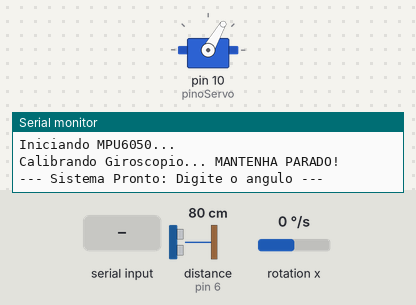
The sketch below on a simulated Arduino Uno, built with avr-gcc and run on an emulated ATmega328P. Shown: servo, the last lines printed to the serial monitor. Wiring (inferred from the names in the program): MPU-6050 motion sensor at I2C address 0x68. The inputs (shaded band) are chosen by the test bench; at power-on: rotation x 0 °/s, distance to the obstacle (sensor on pin 6) 80 cm. The echo pulse lasts 58.3 µs per cm.

Above: at 4.7 s.
4.8 s: "90,45\n" received over Serial
At 6.0 s:
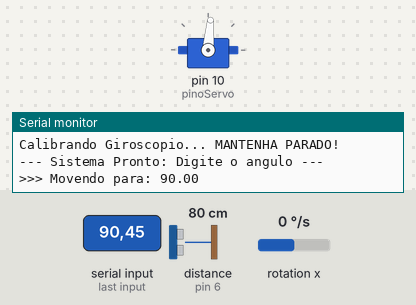
6.3 s: rotation x set to -27 °/s
9.3 s: rotation x set to -33 °/s
12.0 s: "30,150\n" received over Serial
At 15.0 s:
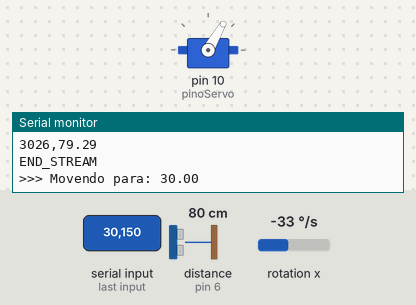
Timing chart, 0 to 16.0 s (numbered marks = the images above; inputs shaded):
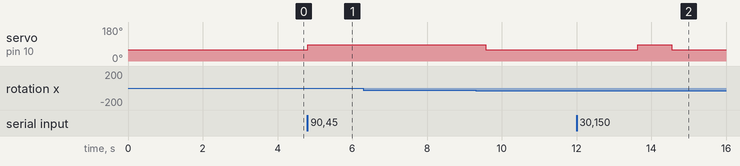

Measured:
- after the input at 4.8 s, servo on pin 10 (pinoServo): 60° → 85° at once
- after the input at 6.3 s, every drawn part: stays the same
- after the input at 12.0 s, servo on pin 10 (pinoServo): 60° → 85° after 1.6 s, → 60° 0.91 s later

The sketch:

Tribometro.ino
```cpp
#include <Servo.h>
#include <Wire.h>

Servo meuServo;

//  PINAGEM
const int pinoServo = 10;
const int pinoTrig = 7;
const int pinoEcho = 6;

// CALIBRAÇÃO DO SERVO (Rotação Contínua)
const int pontoMorto = 60;
const int velocidadePositiva = 85;
const int velocidadeNegativa = 40;

// Endereço do Giroscópio
const int MPU_ADDR = 0x68;

// Variáveis Globais
float anguloAtualX = 0;
float erroGiroX = 0;
unsigned long tempoAnteriorGiro = 0;
unsigned long tempoAnteriorSonar = 0;


// SETUP

void setup() {
  Serial.begin(9600);
  Wire.begin();

  // Configuração dos Pinos
  pinMode(pinoTrig, OUTPUT);
  pinMode(pinoEcho, INPUT);
  meuServo.attach(pinoServo);
  meuServo.write(pontoMorto);

  // Inicializa MPU6050
  Serial.println("Iniciando MPU6050...");
  Wire.beginTransmission(MPU_ADDR);
  Wire.write(0x6B);
  Wire.write(0);
  Wire.endTransmission(true);

  // Calibração do Giroscópio
  Serial.println("Calibrando Giroscopio... MANTENHA PARADO!");
  long soma = 0;
  // Precisamos da função lerGiroX_Raw aqui, ela está definida no fim do arquivo
  for(int i = 0; i < 1000; i++) {
    soma += lerGiroX_Raw();
    delay(3);
  }
  erroGiroX = soma / 1000.0;

  // MENSAGEM
  Serial.println("--- Sistema Pronto: Digite o angulo ---");

  tempoAnteriorGiro = millis();
}


// LOOP PRINCIPAL

void loop() {
  // Mantém o ângulo atualizado o tempo todo
  atualizarAnguloX();

  if (Serial.available() > 0) {
    // Lê a string inteira até o 'Enter' para limpar o buffer corretamente
    String leitura = Serial.readStringUntil('\n');
    leitura.trim(); // Remove espaços extras

    if (leitura.length() > 0) {
      float anguloAlvo = leitura.toFloat();

      // Se recebeu um ângulo válido (diferente de zero), executa a sequência
      if (anguloAlvo != 0) {
        // 1. Move a rampa
        moverAteAngulo(anguloAlvo);

        // 2. Grava os dados da descida
        executarStreamingDados();
      }
    }
  }
}


// FUNÇÕES AUXILIARES

// 1. Lógica do Giroscópio (Leitura RAW)
int16_t lerGiroX_Raw() {
  Wire.beginTransmission(MPU_ADDR);
  Wire.write(0x43); // Registrador do Eixo X do Giroscópio
  Wire.endTransmission(false);
  Wire.requestFrom(MPU_ADDR, 2, true);

  int16_t eixoX = Wire.read() << 8 | Wire.read();
  return eixoX;
}

// 2. Atualização do Ângulo (Integração no tempo)
void atualizarAnguloX() {
  unsigned long tempoAtual = millis();
  float dt = (tempoAtual - tempoAnteriorGiro) / 1000.0;
  tempoAnteriorGiro = tempoAtual;

  float leituraRaw = lerGiroX_Raw();
  float velocidadeAngular = (leituraRaw - erroGiroX) / 131.0;

  // Zona morta para evitar drift quando parado
  if (abs(velocidadeAngular) < 1.5) {
    velocidadeAngular = 0;
  }

  anguloAtualX += velocidadeAngular * dt;
}

// 3. Movimento do Motor
void moverAteAngulo(float grausDesejados) {
  anguloAtualX = 0; // Zera para movimento relativo

  Serial.print(">>> Movendo para: ");
  Serial.println(grausDesejados);

  if (grausDesejados > 0) {
    meuServo.write(velocidadePositiva);
  } else {
    meuServo.write(velocidadeNegativa);
  }

  bool chegou = false;

  while (!chegou) {
    atualizarAnguloX();

    if (abs(anguloAtualX) >= abs(grausDesejados)) {
      chegou = true;
    }
  }

  meuServo.write(pontoMorto);
  delay(1000); // Espera 1s para estabilizar a rampa

  Serial.println(">>> Chegou"); // Avisa o Python
}

// 4. Leitura Ultrassônica Rápida (Para o Streaming)
float lerUltrassomRapido() {
  digitalWrite(pinoTrig, LOW);
  delayMicroseconds(2);
  digitalWrite(pinoTrig, HIGH);
  delayMicroseconds(10);
  digitalWrite(pinoTrig, LOW);

  // Timeout curto (25ms) para garantir alta taxa de quadros (fps)
  long duration = pulseIn(pinoEcho, HIGH, 25000);

  if (duration == 0) return -1.0;
  return duration * 0.034 / 2;
}

// 5. Execução do Streaming (Envia dados para o Python)
void executarStreamingDados() {
  Serial.println("START_STREAM");

  unsigned long tempoInicial = millis();
  unsigned long tempoAtual = 0;

  // Grava por 3 segundos
  while (tempoAtual < 3000) {
    atualizarAnguloX(); // Mantém o gyro vivo em background

    tempoAtual = millis() - tempoInicial;
    float dist = lerUltrassomRapido();

    // Formato CSV: TEMPO,DISTANCIA
    Serial.print(tempoAtual);
    Serial.print(",");
    Serial.println(dist);

    delay(35); // Controla a taxa de amostragem
  }

  Serial.println("END_STREAM");
}
```
